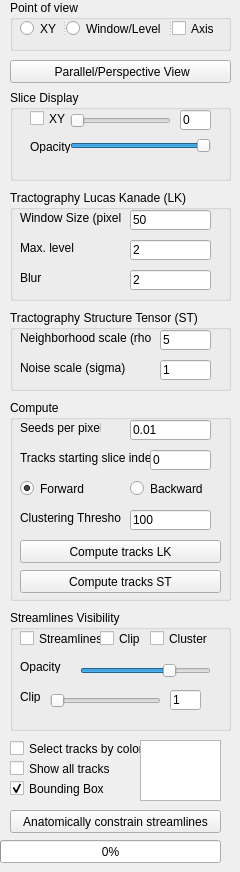
      <widget class="QWidget" name="visualizationTab">
       <attribute name="title">
        <string>Visualization</string>
       </attribute>
       <attribute name="toolTip">
        <string>Color presets, tuning, scene elements...</string>
       </attribute>
       <widget class="QGroupBox" name="groupBox">
        <property name="geometry">
         <rect>
          <x>10</x>
          <y>0</y>
          <width>221</width>
          <height>51</height>
         </rect>
        </property>
        <property name="title">
         <string>Point of view</string>
        </property>
        <widget class="QSplitter" name="splitter">
         <property name="geometry">
          <rect>
           <x>10</x>
           <y>20</y>
           <width>201</width>
           <height>17</height>
          </rect>
         </property>
         <property name="orientation">
          <enum>Qt::Horizontal</enum>
         </property>
         <widget class="QRadioButton" name="radioButtonXY">
          <property name="text">
           <string>XY</string>
          </property>
          <property name="checked">
           <bool>false</bool>
          </property>
          <property name="autoExclusive">
           <bool>true</bool>
          </property>
         </widget>
         <widget class="QRadioButton" name="windowLevelButton">
          <property name="text">
           <string>Window/Level</string>
          </property>
          <property name="autoExclusive">
           <bool>false</bool>
          </property>
         </widget>
         <widget class="QCheckBox" name="checkVisualizeAxis">
          <property name="text">
           <string>Axis</string>
          </property>
         </widget>
        </widget>
       </widget>
       <widget class="QProgressBar" name="progressBar">
        <property name="geometry">
         <rect>
          <x>0</x>
          <y>840</y>
          <width>221</width>
          <height>23</height>
         </rect>
        </property>
        <property name="value">
         <number>0</number>
        </property>
       </widget>
       <widget class="QGroupBox" name="groupBox_3">
        <property name="geometry">
         <rect>
          <x>10</x>
          <y>90</y>
          <width>221</width>
          <height>91</height>
         </rect>
        </property>
        <property name="title">
         <string>Slice Display</string>
        </property>
        <widget class="QCheckBox" name="checkXYSlice">
         <property name="geometry">
          <rect>
           <x>20</x>
           <y>20</y>
           <width>41</width>
           <height>17</height>
          </rect>
         </property>
         <property name="text">
          <string>XY</string>
         </property>
        </widget>
        <widget class="QSlider" name="xySlider">
         <property name="geometry">
          <rect>
           <x>60</x>
           <y>20</y>
           <width>101</width>
           <height>22</height>
          </rect>
         </property>
         <property name="pageStep">
          <number>1</number>
         </property>
         <property name="orientation">
          <enum>Qt::Horizontal</enum>
         </property>
         <property name="invertedControls">
          <bool>true</bool>
         </property>
        </widget>
        <widget class="QLineEdit" name="XYSliceEdit">
         <property name="geometry">
          <rect>
           <x>170</x>
           <y>20</y>
           <width>31</width>
           <height>20</height>
          </rect>
         </property>
         <property name="text">
          <string>0</string>
         </property>
        </widget>
        <widget class="QLabel" name="label">
         <property name="geometry">
          <rect>
           <x>20</x>
           <y>50</y>
           <width>47</width>
           <height>13</height>
          </rect>
         </property>
         <property name="text">
          <string>Opacity</string>
         </property>
        </widget>
        <widget class="QSlider" name="XYSliceOpacity">
         <property name="geometry">
          <rect>
           <x>60</x>
           <y>45</y>
           <width>141</width>
           <height>22</height>
          </rect>
         </property>
         <property name="maximum">
          <number>100</number>
         </property>
         <property name="pageStep">
          <number>1</number>
         </property>
         <property name="value">
          <number>100</number>
         </property>
         <property name="orientation">
          <enum>Qt::Horizontal</enum>
         </property>
         <property name="invertedControls">
          <bool>true</bool>
         </property>
        </widget>
       </widget>
       <widget class="QGroupBox" name="LKBox">
        <property name="geometry">
         <rect>
          <x>10</x>
          <y>190</y>
          <width>221</width>
          <height>111</height>
         </rect>
        </property>
        <property name="title">
         <string>Tractography Lucas Kanade (LK)</string>
        </property>
        <widget class="QLabel" name="Window_size_label">
         <property name="geometry">
          <rect>
           <x>10</x>
           <y>20</y>
           <width>101</width>
           <height>16</height>
          </rect>
         </property>
         <property name="text">
          <string>Window Size (pixels)</string>
         </property>
        </widget>
        <widget class="QLineEdit" name="windowSizeEdit">
         <property name="geometry">
          <rect>
           <x>120</x>
           <y>20</y>
           <width>81</width>
           <height>20</height>
          </rect>
         </property>
         <property name="text">
          <string>50</string>
         </property>
        </widget>
        <widget class="QLineEdit" name="maxLevelEdit">
         <property name="geometry">
          <rect>
           <x>120</x>
           <y>50</y>
           <width>81</width>
           <height>20</height>
          </rect>
         </property>
         <property name="text">
          <string>2</string>
         </property>
        </widget>
        <widget class="QLabel" name="Max_level_label">
         <property name="geometry">
          <rect>
           <x>10</x>
           <y>50</y>
           <width>61</width>
           <height>16</height>
          </rect>
         </property>
         <property name="text">
          <string>Max. level</string>
         </property>
        </widget>
        <widget class="QLabel" name="gaussianSigmaLabel">
         <property name="geometry">
          <rect>
           <x>10</x>
           <y>80</y>
           <width>81</width>
           <height>16</height>
          </rect>
         </property>
         <property name="text">
          <string>Blur</string>
         </property>
        </widget>
        <widget class="QLineEdit" name="blurLineEdit">
         <property name="geometry">
          <rect>
           <x>120</x>
           <y>80</y>
           <width>81</width>
           <height>20</height>
          </rect>
         </property>
         <property name="text">
          <string>2</string>
         </property>
        </widget>
       </widget>
       <widget class="QGroupBox" name="streamlinesBox">
        <property name="geometry">
         <rect>
          <x>10</x>
          <y>610</y>
          <width>221</width>
          <height>121</height>
         </rect>
        </property>
        <property name="title">
         <string>Streamlines Visibility</string>
        </property>
        <widget class="QCheckBox" name="streamlinesVisibilityCheckbox">
         <property name="geometry">
          <rect>
           <x>10</x>
           <y>20</y>
           <width>81</width>
           <height>17</height>
          </rect>
         </property>
         <property name="text">
          <string>Streamlines</string>
         </property>
        </widget>
        <widget class="QLabel" name="streamlinesOpacityLabel">
         <property name="geometry">
          <rect>
           <x>10</x>
           <y>50</y>
           <width>47</width>
           <height>13</height>
          </rect>
         </property>
         <property name="text">
          <string>Opacity</string>
         </property>
        </widget>
        <widget class="QSlider" name="streamlinesOpacitySlider">
         <property name="geometry">
          <rect>
           <x>70</x>
           <y>50</y>
           <width>131</width>
           <height>22</height>
          </rect>
         </property>
         <property name="maximum">
          <number>99</number>
         </property>
         <property name="pageStep">
          <number>1</number>
         </property>
         <property name="value">
          <number>70</number>
         </property>
         <property name="orientation">
          <enum>Qt::Horizontal</enum>
         </property>
         <property name="invertedControls">
          <bool>true</bool>
         </property>
        </widget>
        <widget class="QCheckBox" name="clipStreamlinescheckbox">
         <property name="geometry">
          <rect>
           <x>90</x>
           <y>20</y>
           <width>41</width>
           <height>17</height>
          </rect>
         </property>
         <property name="text">
          <string>Clip </string>
         </property>
        </widget>
        <widget class="QLabel" name="clipLabel">
         <property name="geometry">
          <rect>
           <x>10</x>
           <y>80</y>
           <width>47</width>
           <height>13</height>
          </rect>
         </property>
         <property name="text">
          <string>Clip</string>
         </property>
        </widget>
        <widget class="QSlider" name="clipStreamlinesSlider">
         <property name="geometry">
          <rect>
           <x>40</x>
           <y>80</y>
           <width>111</width>
           <height>22</height>
          </rect>
         </property>
         <property name="orientation">
          <enum>Qt::Horizontal</enum>
         </property>
         <property name="invertedControls">
          <bool>true</bool>
         </property>
        </widget>
        <widget class="QLineEdit" name="clipStreamlinesLineEdit">
         <property name="geometry">
          <rect>
           <x>160</x>
           <y>80</y>
           <width>31</width>
           <height>20</height>
          </rect>
         </property>
         <property name="text">
          <string>1</string>
         </property>
        </widget>
        <widget class="QCheckBox" name="clusterCheckBox">
         <property name="geometry">
          <rect>
           <x>140</x>
           <y>20</y>
           <width>70</width>
           <height>17</height>
          </rect>
         </property>
         <property name="text">
          <string>Cluster</string>
         </property>
        </widget>
       </widget>
       <widget class="QListWidget" name="selectTracksListWidget">
        <property name="geometry">
         <rect>
          <x>140</x>
          <y>740</y>
          <width>81</width>
          <height>61</height>
         </rect>
        </property>
       </widget>
       <widget class="QCheckBox" name="selectTracksByColorCheckBox">
        <property name="geometry">
         <rect>
          <x>10</x>
          <y>740</y>
          <width>131</width>
          <height>17</height>
         </rect>
        </property>
        <property name="text">
         <string>Select tracks by color</string>
        </property>
       </widget>
       <widget class="QCheckBox" name="showAllTracksCheckBox">
        <property name="geometry">
         <rect>
          <x>10</x>
          <y>760</y>
          <width>101</width>
          <height>17</height>
         </rect>
        </property>
        <property name="text">
         <string>Show all tracks</string>
        </property>
       </widget>
       <widget class="QPushButton" name="parallelPerspectiveViewPushButton">
        <property name="geometry">
         <rect>
          <x>10</x>
          <y>60</y>
          <width>221</width>
          <height>23</height>
         </rect>
        </property>
        <property name="text">
         <string> Parallel/Perspective View</string>
        </property>
       </widget>
       <widget class="QGroupBox" name="STBox">
        <property name="geometry">
         <rect>
          <x>10</x>
          <y>310</y>
          <width>221</width>
          <height>81</height>
         </rect>
        </property>
        <property name="title">
         <string>Tractography Structure Tensor (ST)</string>
        </property>
        <widget class="QLabel" name="neighborhoodScaleLabel">
         <property name="geometry">
          <rect>
           <x>10</x>
           <y>20</y>
           <width>131</width>
           <height>16</height>
          </rect>
         </property>
         <property name="text">
          <string>Neighborhood scale (rho)</string>
         </property>
        </widget>
        <widget class="QLabel" name="noiseScaleLabel">
         <property name="geometry">
          <rect>
           <x>10</x>
           <y>50</y>
           <width>121</width>
           <height>16</height>
          </rect>
         </property>
         <property name="text">
          <string>Noise scale (sigma)</string>
         </property>
        </widget>
        <widget class="QLineEdit" name="neighborhoodScaleLineEdit">
         <property name="geometry">
          <rect>
           <x>150</x>
           <y>20</y>
           <width>51</width>
           <height>20</height>
          </rect>
         </property>
         <property name="text">
          <string>5</string>
         </property>
        </widget>
        <widget class="QLineEdit" name="noiseScaleLineEdit">
         <property name="geometry">
          <rect>
           <x>150</x>
           <y>50</y>
           <width>51</width>
           <height>20</height>
          </rect>
         </property>
         <property name="text">
          <string>1</string>
         </property>
        </widget>
       </widget>
       <widget class="QGroupBox" name="computeGroupBox">
        <property name="geometry">
         <rect>
          <x>10</x>
          <y>400</y>
          <width>221</width>
          <height>201</height>
         </rect>
        </property>
        <property name="title">
         <string>Compute</string>
        </property>
        <widget class="QPushButton" name="computeTracksSTButton">
         <property name="geometry">
          <rect>
           <x>10</x>
           <y>170</y>
           <width>201</width>
           <height>23</height>
          </rect>
         </property>
         <property name="text">
          <string>Compute tracks ST</string>
         </property>
        </widget>
        <widget class="QLineEdit" name="seedsPerPixelEdit">
         <property name="geometry">
          <rect>
           <x>120</x>
           <y>20</y>
           <width>81</width>
           <height>20</height>
          </rect>
         </property>
         <property name="text">
          <string>0.01</string>
         </property>
        </widget>
        <widget class="QPushButton" name="computeTracksLKButton">
         <property name="geometry">
          <rect>
           <x>10</x>
           <y>140</y>
           <width>201</width>
           <height>23</height>
          </rect>
         </property>
         <property name="text">
          <string>Compute tracks LK</string>
         </property>
        </widget>
        <widget class="QLabel" name="seedsPerPixelLabel">
         <property name="geometry">
          <rect>
           <x>10</x>
           <y>20</y>
           <width>81</width>
           <height>16</height>
          </rect>
         </property>
         <property name="text">
          <string>Seeds per pixel</string>
         </property>
        </widget>
        <widget class="QLabel" name="clusteringThresholdLabel">
         <property name="geometry">
          <rect>
           <x>10</x>
           <y>110</y>
           <width>101</width>
           <height>16</height>
          </rect>
         </property>
         <property name="text">
          <string>Clustering Threshold</string>
         </property>
        </widget>
        <widget class="QLineEdit" name="clusteringThresholdLineEdit">
         <property name="geometry">
          <rect>
           <x>120</x>
           <y>110</y>
           <width>81</width>
           <height>20</height>
          </rect>
         </property>
         <property name="text">
          <string>100</string>
         </property>
        </widget>
        <widget class="QLabel" name="tracksStartingSliceIndexLabel">
         <property name="geometry">
          <rect>
           <x>10</x>
           <y>50</y>
           <width>131</width>
           <height>16</height>
          </rect>
         </property>
         <property name="text">
          <string>Tracks starting slice index</string>
         </property>
        </widget>
        <widget class="QLineEdit" name="tracksStartingSliceIndex">
         <property name="geometry">
          <rect>
           <x>140</x>
           <y>50</y>
           <width>61</width>
           <height>20</height>
          </rect>
         </property>
         <property name="text">
          <string>0</string>
         </property>
        </widget>
        <widget class="QRadioButton" name="forwardTrackingButton">
         <property name="geometry">
          <rect>
           <x>10</x>
           <y>80</y>
           <width>82</width>
           <height>17</height>
          </rect>
         </property>
         <property name="text">
          <string>Forward</string>
         </property>
         <property name="checked">
          <bool>true</bool>
         </property>
         <property name="autoExclusive">
          <bool>false</bool>
         </property>
        </widget>
        <widget class="QRadioButton" name="backwardTrackingButton">
         <property name="geometry">
          <rect>
           <x>120</x>
           <y>80</y>
           <width>82</width>
           <height>17</height>
          </rect>
         </property>
         <property name="text">
          <string>Backward</string>
         </property>
         <property name="autoExclusive">
          <bool>false</bool>
         </property>
        </widget>
       </widget>
       <widget class="QCheckBox" name="boundingBoxCheckBox">
        <property name="geometry">
         <rect>
          <x>10</x>
          <y>780</y>
          <width>111</width>
          <height>17</height>
         </rect>
        </property>
        <property name="text">
         <string>Bounding Box</string>
        </property>
        <property name="checked">
         <bool>true</bool>
        </property>
       </widget>
       <widget class="QPushButton" name="anatomicallyConstrainStreamlinesButton">
        <property name="geometry">
         <rect>
          <x>10</x>
          <y>810</y>
          <width>211</width>
          <height>23</height>
         </rect>
        </property>
        <property name="text">
         <string>Anatomically constrain streamlines</string>
        </property>
       </widget>
      </widget>
